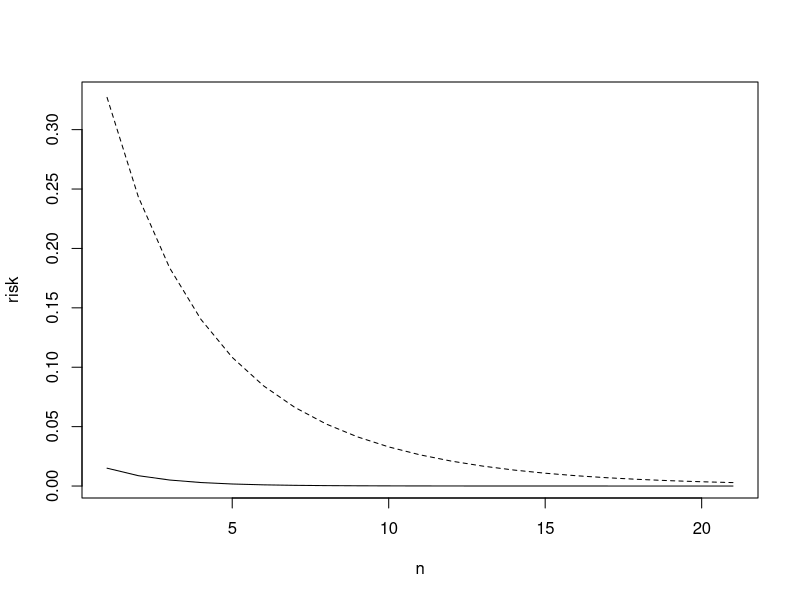
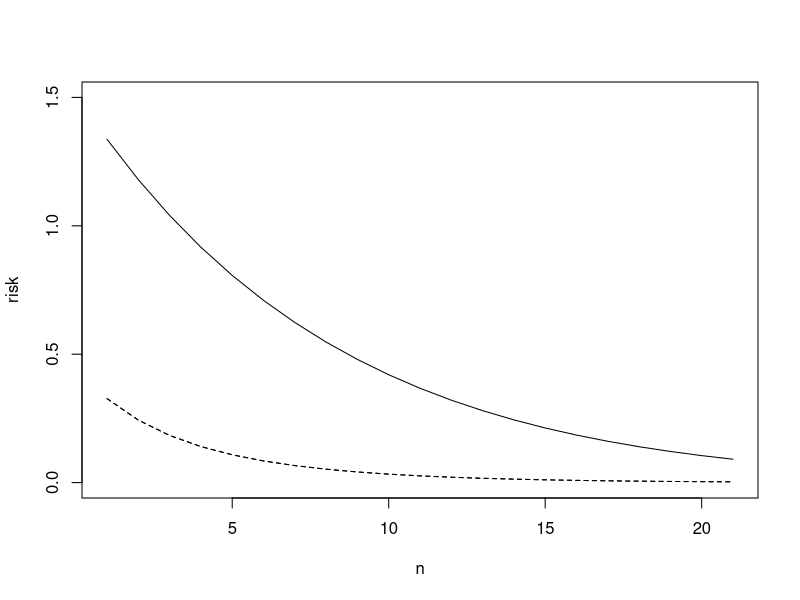
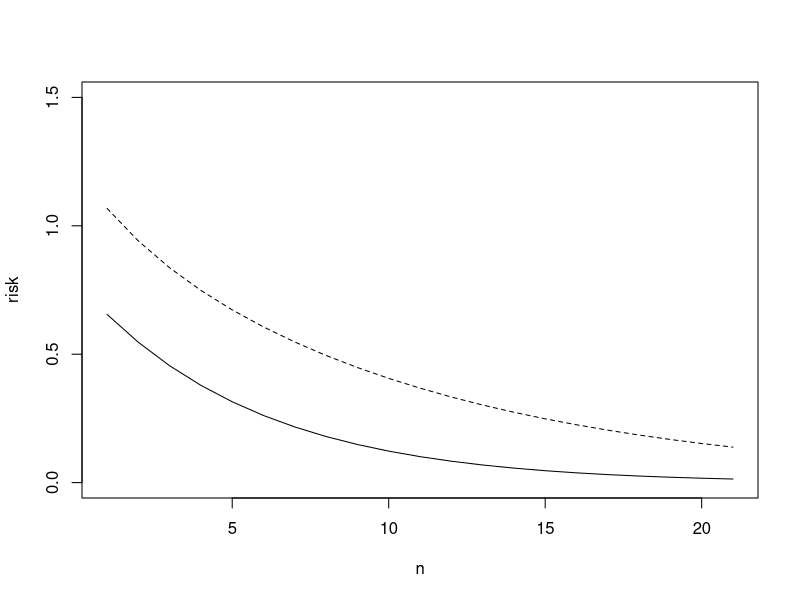

The R script that drew these images, in order:
n = 10^seq(3, 8, by = 0.25)
gamma = 1.2
p = n^gamma
m = 10
ng = n/m


# groupwise
s_L = .1
s_d = .1
Lg = sqrt(p)^s_L
dg = sqrt(p)^s_d

# ridge
F_risk_group_ridge = 1/sqrt(ng)*Lg*dg + 1/ng*Lg + log(p)/ng
plot(F_risk_group_ridge, type="l", ylab = "risk", xlab = "n", lty = 2)

F_risk = 1/ng + 1/ng^{1/4}/sqrt(p)
lines(F_risk)


n = 10^seq(3, 8, by = 0.25)
gamma = 1.2
p = n^gamma
m = 10
ng = n/m

# groupwise case 1
s_L = 0.1
s_d = 0.1
Lg = sqrt(p)^s_L
dg = sqrt(p)^s_d

# ridge
F_risk_group_ridge = 1/sqrt(ng)*Lg*dg + 1/ng*Lg + log(p)/ng
plot(F_risk_group_ridge, type="l", ylim = c(0, 1.5), ylab = "risk", xlab = "n", lty = 2)

# groupwise case 2
s_L = .01
s_d = .8
Lg = sqrt(p)^s_L
dg = sqrt(p)^s_d

# ridge
F_risk_group_ridge = 1/sqrt(ng)*Lg*dg + 1/ng*Lg + log(p)/ng
lines(F_risk_group_ridge, type="l", ylab = "risk", xlab = "n", lty = 2)

# groupwise case 3
s_L = .1
s_d = .1
Lg = sqrt(p)^s_L
dg = sqrt(p)^s_d

# ridge
F_risk_group_ridge = 1/sqrt(ng)*Lg*dg + 1/ng*Lg + log(p)/ng
lines(F_risk_group_ridge, type="l", ylab = "risk", xlab = "n", lty = 2)

# my method 
mp = 0
mp = p^mp
wn = 1/sqrt(p) + sqrt(log(p)/n)
U_risk_ridge = sqrt(p*log(p))/n + (p*log(p)/n^(3/2))*(1 + mp*wn)
lines(U_risk_ridge)


n = 10^seq(3, 8, by = 0.25)
gamma = 1.1
p = n^gamma
m = 10
ng = n/m

# groupwise
s_L = .1
s_d = .5
Lg = sqrt(p)^s_L
dg = sqrt(p)^s_d

# ridge
F_risk_group_ridge = 1/sqrt(ng)*Lg*dg + 1/ng*Lg + log(p)/ng
plot(F_risk_group_ridge, type="l", ylim = c(0, 1.5),ylab = "risk", xlab = "n", lty = 2)

mp = 0
mp = p^mp
wn = 1/sqrt(p) + sqrt(log(p)/n)
U_risk_ridge = sqrt(p*log(p))/n + (p*log(p)/n^(3/2))*(1 + mp*wn)
lines(U_risk_ridge)
